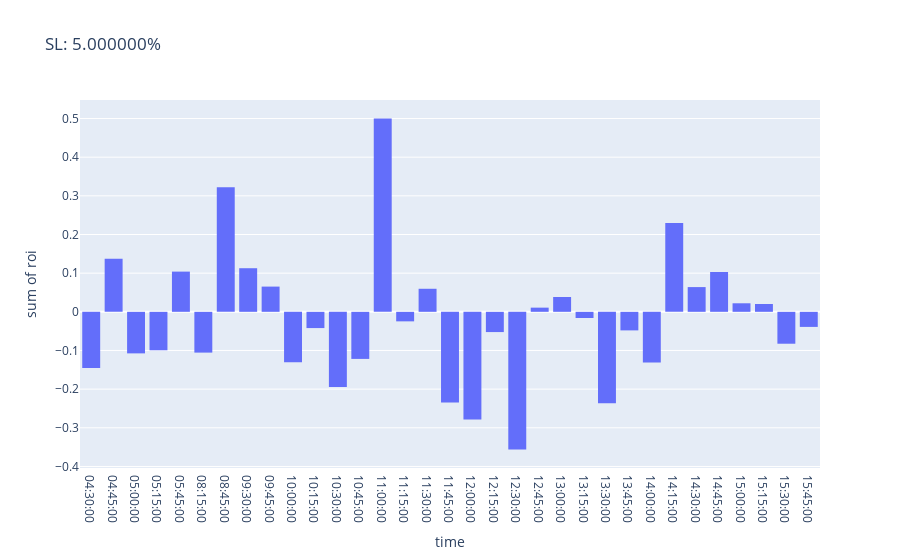
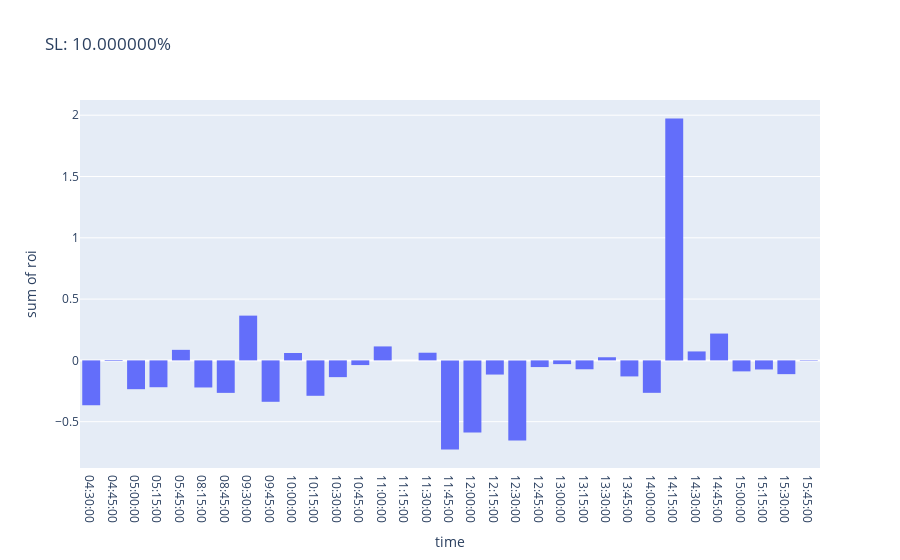
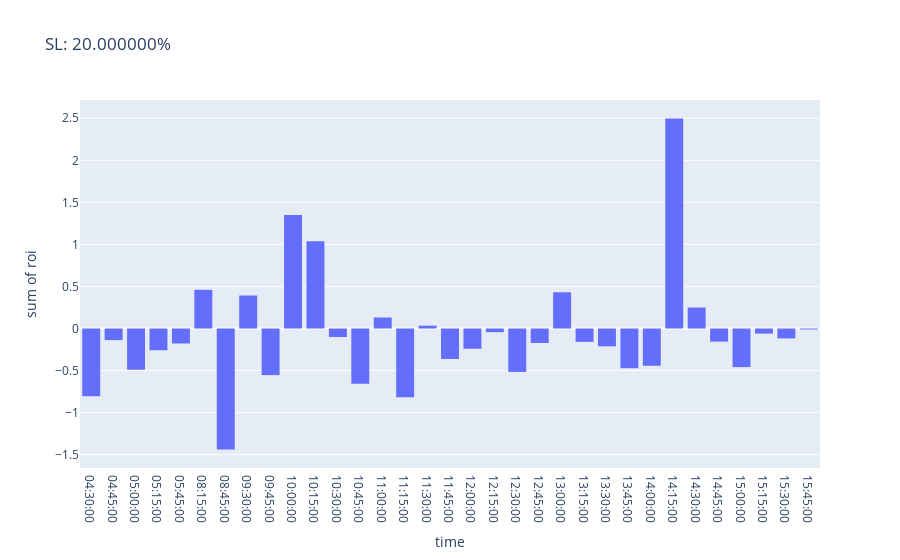
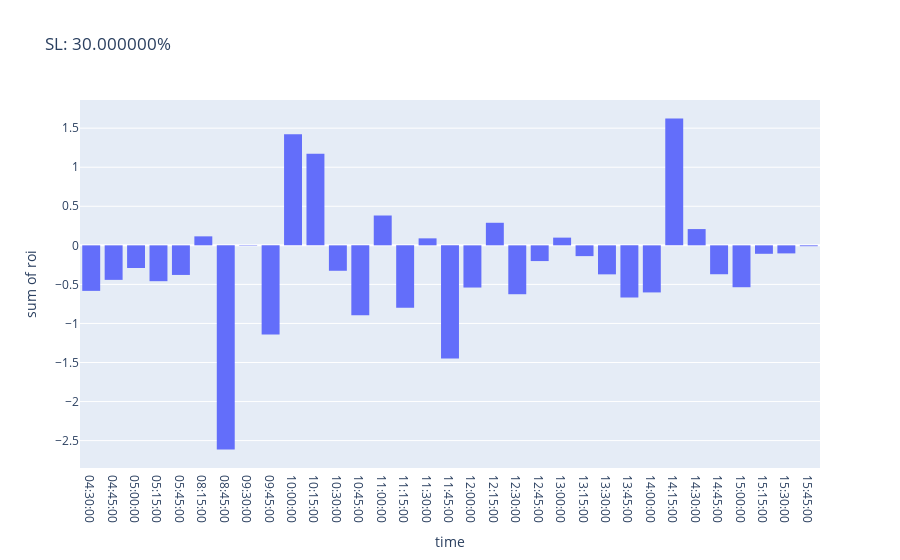

Notebook source saved alongside these figures, in order:
### Code cell
def group_rois_by_time(rois_by_time):
    grouped_rois = {}
    for time, rois in rois_by_time.items():
        new_time = datetime.time(time.hour, time.minute // 15 * 15)
        grouped_rois[new_time] = grouped_rois.get(new_time, []) + rois
    return grouped_rois

for point in points:
    for time, rois in sorted(group_rois_by_time(point["rois_by_time"]).items()):
        print(time, len(rois), sum(rois) / len(rois))
    
    fig = px.histogram(pd.DataFrame([
        {
            'time': time,
            'freq': len(rois),
            'roi': sum(rois) / len(rois),
        }
        for time, rois in sorted(group_rois_by_time(point["rois_by_time"]).items())
    ]), x="time", y="roi", title=f"SL: {point['sl']:%}")
    fig.show()

### Figure 1 — Plotly figure (JSON) as saved in the notebook; plotly's stock layout.template omitted (floating-point values rounded to 4 significant figures)
{"data": [{"alignmentgroup": "True", "bingroup": "x", "histfunc": "sum", "hovertemplate": "time=%{x}<br>sum of roi=%{y}<extra></extra>", "legendgroup": "", "marker": {"color": "#636efa", "pattern": {"shape": ""}}, "name": "", "offsetgroup": "", "orientation": "v", "showlegend": false, "type": "histogram", "x": ["04:30:00", "04:45:00", "05:00:00", "05:15:00", "05:45:00", "08:15:00", "08:45:00", "09:30:00", "09:45:00", "10:00:00", "10:15:00", "10:30:00", "10:45:00", "11:00:00", "11:15:00", "11:30:00", "11:45:00", "12:00:00", "12:15:00", "12:30:00", "12:45:00", "13:00:00", "13:15:00", "13:30:00", "13:45:00", "14:00:00", "14:15:00", "14:30:00", "14:45:00", "15:00:00", "15:15:00", "15:30:00", "15:45:00"], "xaxis": "x", "y": [-0.1455, 0.1375, -0.1075, -0.0995, 0.104, -0.1055, 0.3225, 0.1128, 0.06525, -0.1304, -0.04205, -0.1944, -0.1218, 0.5003, -0.02465, 0.0596, -0.2343, -0.2787, -0.05241, -0.3564, 0.01081, 0.03832, -0.01603, -0.2365, -0.04803, -0.1311, 0.2296, 0.06395, 0.1031, 0.02207, 0.02025, -0.08252, -0.039], "yaxis": "y"}], "layout": {"barmode": "relative", "legend": {"tracegroupgap": 0}, "title": {"text": "SL: 5.000000%"}, "xaxis": {"anchor": "y", "domain": [0, 1], "title": {"text": "time"}}, "yaxis": {"anchor": "x", "domain": [0, 1], "title": {"text": "sum of roi"}}}}

### Figure 2 — Plotly figure (JSON) as saved in the notebook; plotly's stock layout.template omitted (floating-point values rounded to 4 significant figures)
{"data": [{"alignmentgroup": "True", "bingroup": "x", "histfunc": "sum", "hovertemplate": "time=%{x}<br>sum of roi=%{y}<extra></extra>", "legendgroup": "", "marker": {"color": "#636efa", "pattern": {"shape": ""}}, "name": "", "offsetgroup": "", "orientation": "v", "showlegend": false, "type": "histogram", "x": ["04:30:00", "04:45:00", "05:00:00", "05:15:00", "05:45:00", "08:15:00", "08:45:00", "09:30:00", "09:45:00", "10:00:00", "10:15:00", "10:30:00", "10:45:00", "11:00:00", "11:15:00", "11:30:00", "11:45:00", "12:00:00", "12:15:00", "12:30:00", "12:45:00", "13:00:00", "13:15:00", "13:30:00", "13:45:00", "14:00:00", "14:15:00", "14:30:00", "14:45:00", "15:00:00", "15:15:00", "15:30:00", "15:45:00"], "xaxis": "x", "y": [-0.366, -0.005, -0.235, -0.219, 0.086, -0.221, -0.265, 0.3651, -0.3378, 0.06036, -0.2888, -0.1367, -0.0382, 0.1138, 0.0002917, 0.06252, -0.7278, -0.5885, -0.1156, -0.6533, -0.05457, -0.03046, -0.07248, 0.0255, -0.1308, -0.2646, 1.974, 0.07292, 0.2188, -0.08964, -0.07411, -0.1123, -0.003603], "yaxis": "y"}], "layout": {"barmode": "relative", "legend": {"tracegroupgap": 0}, "title": {"text": "SL: 10.000000%"}, "xaxis": {"anchor": "y", "domain": [0, 1], "title": {"text": "time"}}, "yaxis": {"anchor": "x", "domain": [0, 1], "title": {"text": "sum of roi"}}}}

### Figure 3 — Plotly figure (JSON) as saved in the notebook; plotly's stock layout.template omitted (floating-point values rounded to 4 significant figures)
{"data": [{"alignmentgroup": "True", "bingroup": "x", "histfunc": "sum", "hovertemplate": "time=%{x}<br>sum of roi=%{y}<extra></extra>", "legendgroup": "", "marker": {"color": "#636efa", "pattern": {"shape": ""}}, "name": "", "offsetgroup": "", "orientation": "v", "showlegend": false, "type": "histogram", "x": ["04:30:00", "04:45:00", "05:00:00", "05:15:00", "05:45:00", "08:15:00", "08:45:00", "09:30:00", "09:45:00", "10:00:00", "10:15:00", "10:30:00", "10:45:00", "11:00:00", "11:15:00", "11:30:00", "11:45:00", "12:00:00", "12:15:00", "12:30:00", "12:45:00", "13:00:00", "13:15:00", "13:30:00", "13:45:00", "14:00:00", "14:15:00", "14:30:00", "14:45:00", "15:00:00", "15:15:00", "15:30:00", "15:45:00"], "xaxis": "x", "y": [-0.807, -0.138, -0.49, -0.258, -0.178, 0.46, -1.44, 0.3924, -0.5542, 1.35, 1.038, -0.1015, -0.6584, 0.1308, -0.818, 0.03354, -0.362, -0.2404, -0.04331, -0.5161, -0.1716, 0.4306, -0.1589, -0.2121, -0.4724, -0.4428, 2.499, 0.2498, -0.1556, -0.4589, -0.06033, -0.1178, -0.01138], "yaxis": "y"}], "layout": {"barmode": "relative", "legend": {"tracegroupgap": 0}, "title": {"text": "SL: 20.000000%"}, "xaxis": {"anchor": "y", "domain": [0, 1], "title": {"text": "time"}}, "yaxis": {"anchor": "x", "domain": [0, 1], "title": {"text": "sum of roi"}}}}

### Figure 4 — Plotly figure (JSON) as saved in the notebook; plotly's stock layout.template omitted (floating-point values rounded to 4 significant figures)
{"data": [{"alignmentgroup": "True", "bingroup": "x", "histfunc": "sum", "hovertemplate": "time=%{x}<br>sum of roi=%{y}<extra></extra>", "legendgroup": "", "marker": {"color": "#636efa", "pattern": {"shape": ""}}, "name": "", "offsetgroup": "", "orientation": "v", "showlegend": false, "type": "histogram", "x": ["04:30:00", "04:45:00", "05:00:00", "05:15:00", "05:45:00", "08:15:00", "08:45:00", "09:30:00", "09:45:00", "10:00:00", "10:15:00", "10:30:00", "10:45:00", "11:00:00", "11:15:00", "11:30:00", "11:45:00", "12:00:00", "12:15:00", "12:30:00", "12:45:00", "13:00:00", "13:15:00", "13:30:00", "13:45:00", "14:00:00", "14:15:00", "14:30:00", "14:45:00", "15:00:00", "15:15:00", "15:30:00", "15:45:00"], "xaxis": "x", "y": [-0.583, -0.442, -0.29, -0.459, -0.379, 0.115, -2.615, -0.005233, -1.143, 1.422, 1.172, -0.3256, -0.8958, 0.3819, -0.7991, 0.0892, -1.447, -0.5403, 0.2888, -0.6259, -0.2015, 0.0986, -0.1381, -0.3716, -0.668, -0.6029, 1.625, 0.2081, -0.37, -0.5364, -0.1083, -0.1033, -0.01138], "yaxis": "y"}], "layout": {"barmode": "relative", "legend": {"tracegroupgap": 0}, "title": {"text": "SL: 30.000000%"}, "xaxis": {"anchor": "y", "domain": [0, 1], "title": {"text": "time"}}, "yaxis": {"anchor": "x", "domain": [0, 1], "title": {"text": "sum of roi"}}}}
